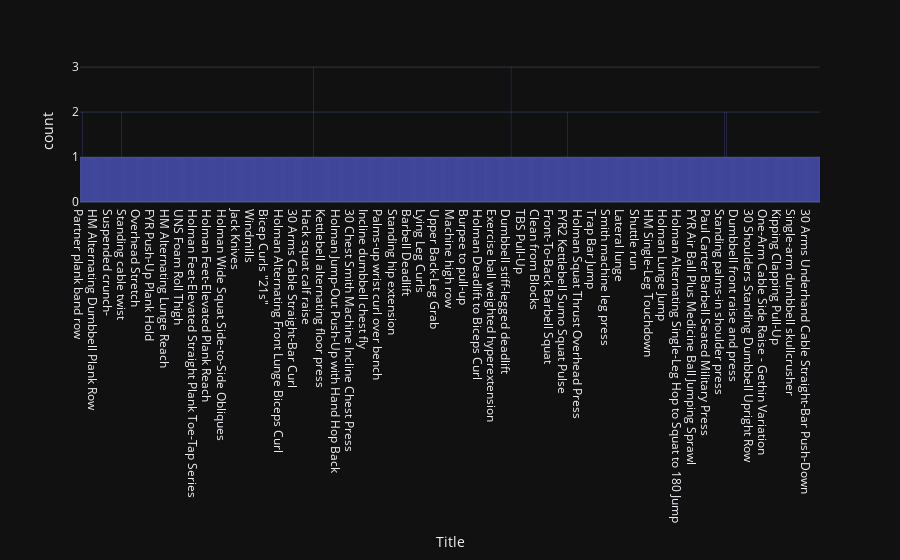
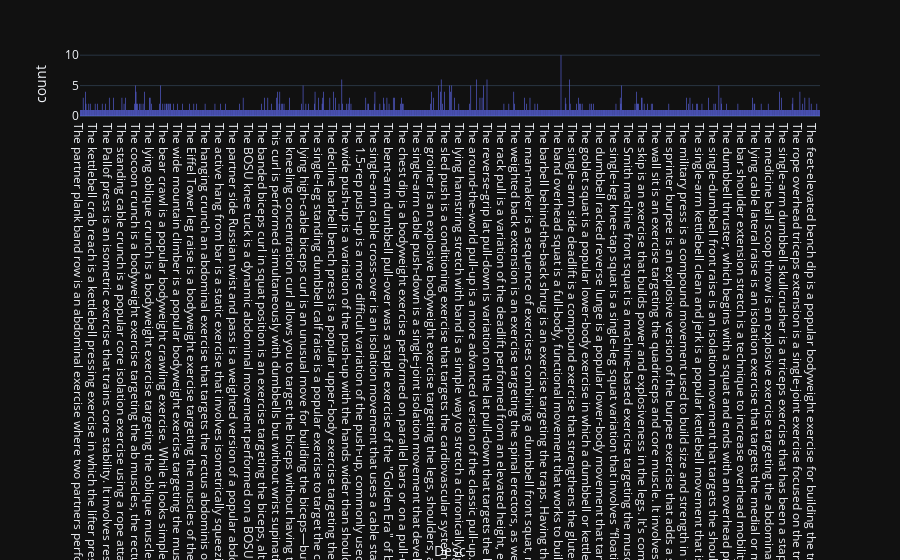
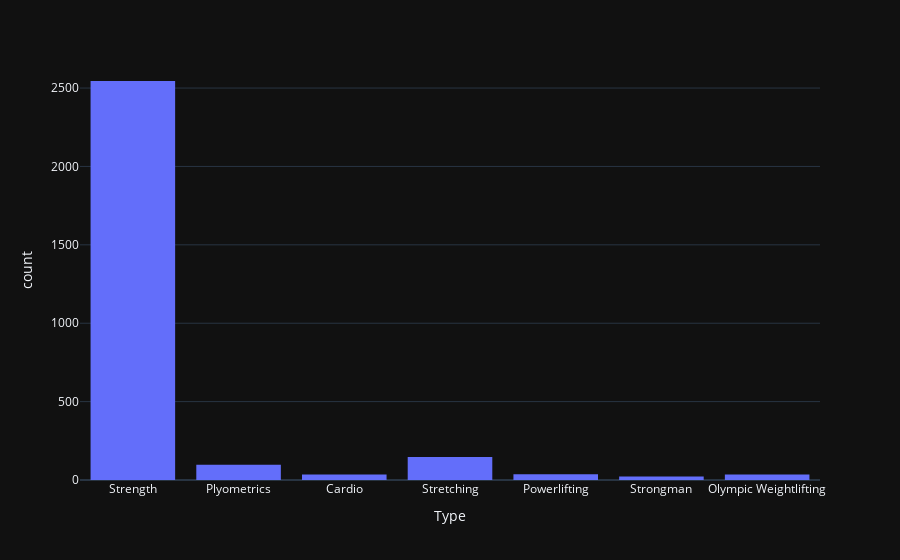
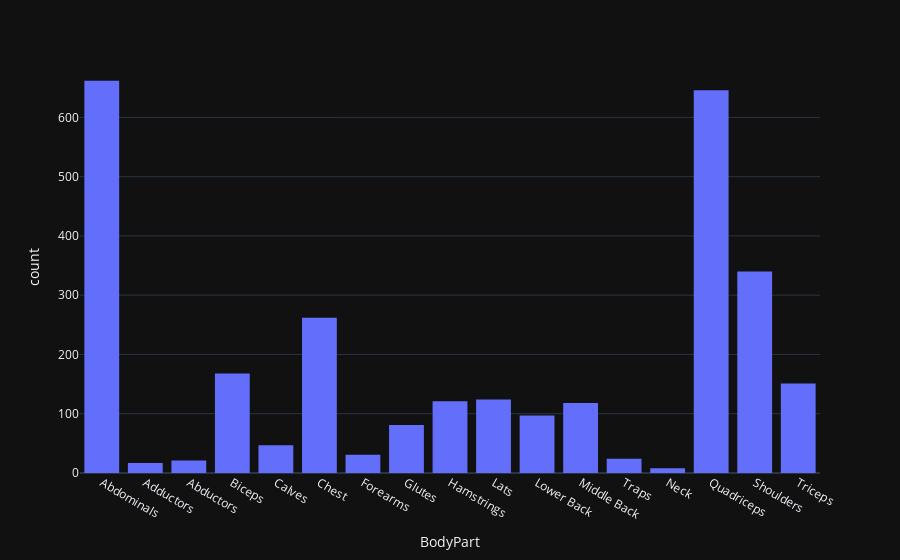

Write notebook code for charts like these, in order.
### Code cell
# Distribution of each column
for col in df.columns:
    fig = px.histogram(df, x=col)
    fig.show()

### Figure 1 — Plotly figure (JSON) as saved in the notebook; plotly's stock layout.template omitted (floating-point values rounded to 4 significant figures; data arrays with more than 128 entries replaced by an {"elided": "..."} marker saying what was removed)
{"data": [{"alignmentgroup": "True", "bingroup": "x", "hovertemplate": "Title=%{x}<br>count=%{y}<extra></extra>", "legendgroup": "", "marker": {"color": "#636efa", "pattern": {"shape": ""}}, "name": "", "offsetgroup": "", "orientation": "v", "showlegend": false, "x": {"elided": "2918 str values"}, "xaxis": "x", "yaxis": "y", "type": "histogram"}], "layout": {"xaxis": {"anchor": "y", "domain": [0.0, 1.0], "title": {"text": "Title"}}, "yaxis": {"anchor": "x", "domain": [0.0, 1.0], "title": {"text": "count"}}, "legend": {"tracegroupgap": 0}, "margin": {"t": 60}, "barmode": "relative"}}

### Figure 2 — Plotly figure (JSON) as saved in the notebook; plotly's stock layout.template omitted (floating-point values rounded to 4 significant figures; data arrays with more than 128 entries replaced by an {"elided": "..."} marker saying what was removed)
{"data": [{"alignmentgroup": "True", "bingroup": "x", "hovertemplate": "Desc=%{x}<br>count=%{y}<extra></extra>", "legendgroup": "", "marker": {"color": "#636efa", "pattern": {"shape": ""}}, "name": "", "offsetgroup": "", "orientation": "v", "showlegend": false, "x": {"elided": "2918 str values"}, "xaxis": "x", "yaxis": "y", "type": "histogram"}], "layout": {"xaxis": {"anchor": "y", "domain": [0.0, 1.0], "title": {"text": "Desc"}}, "yaxis": {"anchor": "x", "domain": [0.0, 1.0], "title": {"text": "count"}}, "legend": {"tracegroupgap": 0}, "margin": {"t": 60}, "barmode": "relative"}}

### Figure 3 — Plotly figure (JSON) as saved in the notebook; plotly's stock layout.template omitted (floating-point values rounded to 4 significant figures; data arrays with more than 128 entries replaced by an {"elided": "..."} marker saying what was removed)
{"data": [{"alignmentgroup": "True", "bingroup": "x", "hovertemplate": "Type=%{x}<br>count=%{y}<extra></extra>", "legendgroup": "", "marker": {"color": "#636efa", "pattern": {"shape": ""}}, "name": "", "offsetgroup": "", "orientation": "v", "showlegend": false, "x": {"elided": "2918 str values"}, "xaxis": "x", "yaxis": "y", "type": "histogram"}], "layout": {"xaxis": {"anchor": "y", "domain": [0.0, 1.0], "title": {"text": "Type"}}, "yaxis": {"anchor": "x", "domain": [0.0, 1.0], "title": {"text": "count"}}, "legend": {"tracegroupgap": 0}, "margin": {"t": 60}, "barmode": "relative"}}

### Figure 4 — Plotly figure (JSON) as saved in the notebook; plotly's stock layout.template omitted (floating-point values rounded to 4 significant figures; data arrays with more than 128 entries replaced by an {"elided": "..."} marker saying what was removed)
{"data": [{"alignmentgroup": "True", "bingroup": "x", "hovertemplate": "BodyPart=%{x}<br>count=%{y}<extra></extra>", "legendgroup": "", "marker": {"color": "#636efa", "pattern": {"shape": ""}}, "name": "", "offsetgroup": "", "orientation": "v", "showlegend": false, "x": {"elided": "2918 str values"}, "xaxis": "x", "yaxis": "y", "type": "histogram"}], "layout": {"xaxis": {"anchor": "y", "domain": [0.0, 1.0], "title": {"text": "BodyPart"}}, "yaxis": {"anchor": "x", "domain": [0.0, 1.0], "title": {"text": "count"}}, "legend": {"tracegroupgap": 0}, "margin": {"t": 60}, "barmode": "relative"}}
